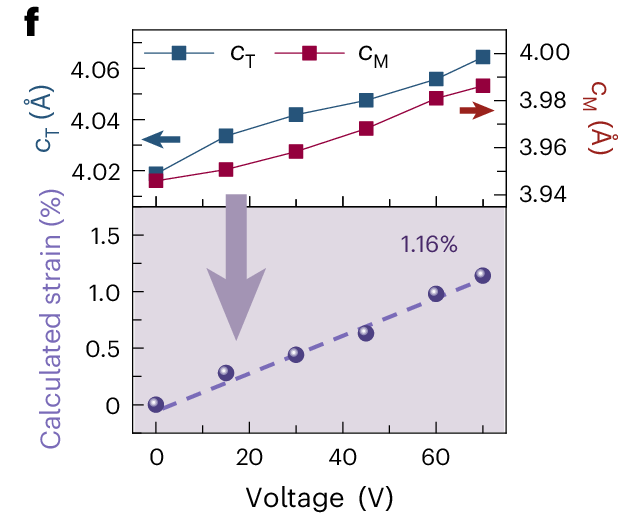

The Python source for this figure:
import matplotlib.pyplot as plt
import numpy as np

# --- Data Simulation ---
voltage = np.array([0, 15, 30, 45, 60, 70])

# Top Panel
# c_T (Left Axis, Blue squares)
c_t = 4.02 + 0.0006 * voltage
# c_M (Right Axis, Red squares)
c_m = 3.945 + 0.0005 * voltage 

# Bottom Panel
# Calculated Strain
strain = 0.0 + 0.016 * voltage # Linear approx to 1.16% at 70V

# --- Plotting ---
fig, (ax1, ax2) = plt.subplots(2, 1, figsize=(6, 8), dpi=150, sharex=True, gridspec_kw={'height_ratios': [1, 1.2], 'hspace': 0})

# --- Top Panel ---
# Left Axis (Blue)
color_blue = '#336699'
ax1.plot(voltage, c_t, 's-', color=color_blue, markersize=8, label='c$_T$')
ax1.set_ylabel(r'c$_T$ ($\AA$)', color=color_blue, fontsize=14)
ax1.tick_params(axis='y', labelcolor=color_blue)
ax1.set_ylim(4.015, 4.075)

# Arrow
ax1.annotate('', xy=(0, 4.035), xytext=(10, 4.035), arrowprops=dict(arrowstyle='->', color=color_blue, lw=3))

# Right Axis (Red)
ax1r = ax1.twinx()
color_red = '#990033'
ax1r.plot(voltage, c_m, 's-', color=color_red, markersize=8, label='c$_M$')
ax1r.set_ylabel(r'c$_M$ ($\AA$)', color=color_red, fontsize=14, rotation=270, labelpad=20)
ax1r.tick_params(axis='y', labelcolor=color_red)
ax1r.set_ylim(3.935, 4.005)

# Arrow
ax1r.annotate('', xy=(70, 3.98), xytext=(60, 3.98), arrowprops=dict(arrowstyle='->', color=color_red, lw=3))

# Legend
lines1, labels1 = ax1.get_legend_handles_labels()
lines2, labels2 = ax1r.get_legend_handles_labels()
ax1.legend(lines1 + lines2, labels1 + labels2, frameon=False, loc='upper left', ncol=2)


# --- Bottom Panel ---
color_purple = '#665599'
# Shaded background
ax2.set_facecolor('#E6E0E6')
# Dashed line fit
ax2.plot(voltage, strain, '--', color=color_purple, lw=2)
# Points
from matplotlib.colors import LinearSegmentedColormap
# Gradient spheres
ax2.scatter(voltage, strain, s=100, c=strain, cmap='Purples', edgecolors='white', zorder=5)

ax2.set_ylabel('Calculated strain (%)', color=color_purple, fontsize=14)
ax2.set_xlabel('Voltage (V)', fontsize=14)
ax2.set_ylim(-0.2, 1.8)

# Big Arrow
ax2.arrow(18, 1.8, 0, -1.0, width=3, head_width=8, head_length=0.4, color='#9988AA', alpha=0.8, length_includes_head=True)

# Text
ax2.text(60, 1.4, '1.16%', color='#443366', fontsize=12)

# Ticks
ax1.tick_params(direction='in', top=True)
ax2.tick_params(direction='in', top=True, right=True)

plt.show()
